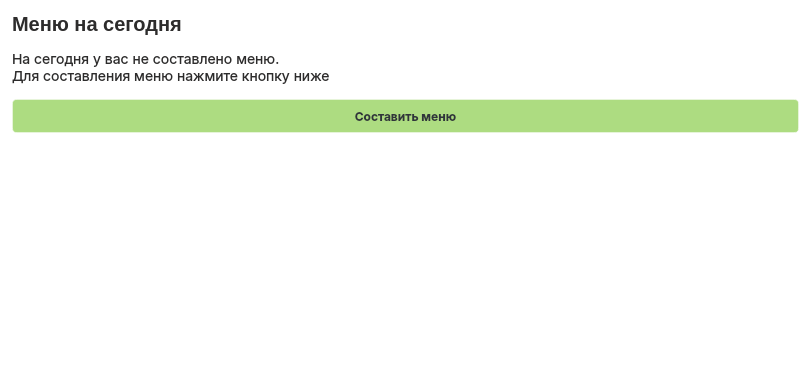
   <widget class="QFrame" name="menu_frame">
    <property name="geometry">
     <rect>
      <x>320</x>
      <y>30</y>
      <width>811</width>
      <height>371</height>
     </rect>
    </property>
    <property name="styleSheet">
     <string notr="true">background-color: rgba(255, 255, 255, 30%);
border: 1px solid  rgba(255, 255, 255, 40%);
border-radius: 10%;

</string>
    </property>
    <layout class="QVBoxLayout" name="verticalLayout_6">
     <item>
      <widget class="QLabel" name="MenuHeaderLabel">
       <property name="enabled">
        <bool>true</bool>
       </property>
       <property name="minimumSize">
        <size>
         <width>0</width>
         <height>24</height>
        </size>
       </property>
       <property name="maximumSize">
        <size>
         <width>16777215</width>
         <height>24</height>
        </size>
       </property>
       <property name="styleSheet">
        <string notr="true">background-color: none;
color: #2d2c2c;
border:none;

width: 435px;
height: 24px;

font-size: 20px;
font-family: Inter, &quot;Extra Bold&quot;;
font-weight: 800;
text-align: left;
vertical-align: top</string>
       </property>
       <property name="text">
        <string>Меню на сегодня</string>
       </property>
      </widget>
     </item>
     <item>
      <widget class="QLabel" name="infoMenuLabel">
       <property name="styleSheet">
        <string notr="true">background-color: none;
color: #2d2c2c;
border:none;
margin-top: 8px;
margin-bottom:8px;

text-align:left;
vertical-align:text-top;
font-size:14px;
font-family:Inter;
line-height:auto;
border-style:hidden;
outline:none;
width:435px;</string>
       </property>
       <property name="text">
        <string>На сегодня у вас не составлено меню. 
Для составления меню нажмите кнопку ниже</string>
       </property>
       <property name="scaledContents">
        <bool>false</bool>
       </property>
       <property name="wordWrap">
        <bool>true</bool>
       </property>
       <property name="margin">
        <number>0</number>
       </property>
       <property name="indent">
        <number>0</number>
       </property>
      </widget>
     </item>
     <item>
      <layout class="QHBoxLayout" name="actionsMenuHorizontalLayout">
       <item>
        <widget class="QPushButton" name="addMenuPushButton">
         <property name="styleSheet">
          <string notr="true">QPushButton{
height:32px;
width:auto;

color: #30353B;
background: #ADDC81;

text-align:center;
vertical-align:center;
font-size:12px;
font-family:Inter;
line-height:auto;
font-weight: bold;

border-radius:4%;
}

QPushButton:hover {
background: #AAAA81;
border: 2px solid rgba(146, 146, 120, 75);
}

QPushButton:pressed{
background: #AAAAFF;
}


</string>
         </property>
         <property name="text">
          <string>Составить меню</string>
         </property>
        </widget>
       </item>
      </layout>
     </item>
     <item>
      <widget class="QTableView" name="menuListTableView">
       <property name="styleSheet">
        <string notr="true">QTableView{
background-color: rgba(255, 255, 255, 50);
border: 3px solid rgba(255, 255, 255, 75);
border-top-left-radius: 0%;
border-top-right-radius: 0%;
}

QTableView::section {
background-color: rgba(55, 55, 55);
color: white;
border: none;
}

QTableView::item {
border-style: none;
border-bottom: rgba(255, 255, 255, 50);
}

QTableView::item:selected {
border-style: none;
border-bottom: rgba(255, 255, 255, 50);
}</string>
       </property>
      </widget>
     </item>
    </layout>
   </widget>
